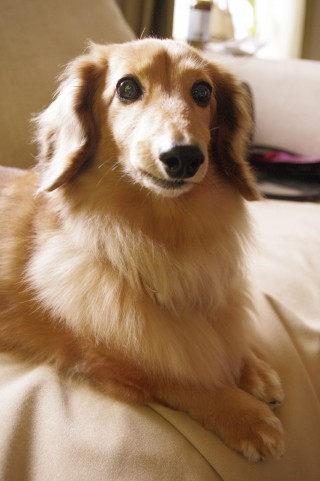
#> input picture samples/automl_dogcat/tensorflow/images/dog1.jpeg, 320 x 481 px
$ python automl_infer_c.py
#> lines starting #> are read from the running program, lines starting #| are printed output that depends on the picture
#> (reads samples/automl_dogcat/tensorflow/model/dict.txt from the repository)
import time
import ctypes
import sys
from os import path
from datetime import datetime

from PIL import Image
import numpy as np

dir_path = path.dirname(__file__)
if dir_path not in sys.path:
    sys.path.append(dir_path)

from automl_common import WIDTH, HEIGHT, LABEL_CNT, LABELS


def init(so_lib_path, input_info, output_info):
    ModelDLL = ctypes.CDLL(so_lib_path)
    ModelDLL.qumico.argtypes = [input_info, output_info]
    ModelDLL.qumico.restype = ctypes.c_int
    ModelDLL.run.argtypes = [input_info, output_info]
    ModelDLL.run.restype = ctypes.c_int

    return ModelDLL


def run_c(dll, input, output):
    dll.run(input, output)


def infer_c(dll, input, output):
    dll.qumico(input, output)


def infer(image_path, so_lib_path):

    image = Image.open(image_path)
#> image is the input picture: PIL image 320x481 RGB; mean R, G, B 160.5, 130.6, 102.4
    resized_image = image.resize((WIDTH, HEIGHT), Image.BICUBIC)
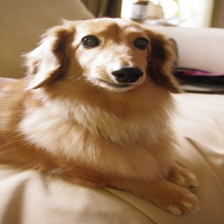
#> resized_image: PIL image 224x224 RGB; mean R, G, B 160.5, 130.6, 102.4
    #
    image_data = np.array(resized_image, dtype='uint8')

    # model path
    # load & config
    input_info = np.ctypeslib.ndpointer(dtype=np.uint8, ndim=4,
                                        shape=(1, WIDTH, HEIGHT, 3), flags='CONTIGUOUS')
    output_info = np.ctypeslib.ndpointer(dtype=np.uint8, ndim=2,
                                         shape=(1, LABEL_CNT), flags='CONTIGUOUS')

    dll = init(so_lib_path, input_info, output_info)
    start = time.time()

    # infer
    input = np.ascontiguousarray(np.expand_dims(image_data, axis=0))
    output = np.zeros(dtype=np.uint8, shape=(1, LABEL_CNT))

    print("init:start", datetime.now())
    dll.init()
    print("load:start", datetime.now())
    dll.load_initializers()
    print("run:start", datetime.now())
    dll.run(input, output)
    print("run:end", datetime.now())
    print("elapsed_time:{0}".format(time.time() - start) + "[sec]")
    label_index = np.argmax(output)
    print("prediction",LABELS[label_index], output)
    print("finish")


if __name__ == '__main__':
    image_path = path.join(path.dirname(__file__), "images", "dog1.jpeg")

#> (the run stopped early here; a loop or call above may not have finished)
